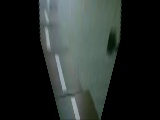
#> input picture level2_lane_detection/test_images/frame_325_ipm.jpg, 160 x 120 px
$ python to_white.py   (older library calls are emulated)
#> lines starting #> are read from the running program, lines starting #| are printed output that depends on the picture; after the words box and inside, x2 and y2 are one past the last pixel; in counts of white or black regions, pixels touching at a corner belong together
### level2_lane_detection/lib/functions.py
# coding: utf-8
import os
import cv2
import numpy as np
import math
import time

def mkdir(PATH):
    '''
    ディレクトリを作成する
    '''
#> in main, cv_bgr is the input picture: shape (120, 160, 3); mean B, G, R 42, 44.4, 38.2
    if not os.path.exists(PATH):
        os.makedirs(PATH)
    return


def new_rgb(height, width):
    '''
    新しいRGB画像を作成する
    args:
        height: 画像の高さ
        width: 画像の幅
    return:
        cv_rgb_blank_image: 新しい画像データ
    '''
    cv_rgb_blank_image = np.zeros((height,width,3), np.uint8)
    return cv_rgb_blank_image


# [11 lines left out: function new_rgba, not called in this run]


def to_rgb(cv_bgr):
    '''
    RGBに変換する
    args:
        cv_bgr: OpenCV BGR画像データ
    return:
        cv_rgb: OpenCV RGB画像データ
    '''
    #BGRflags = [flag for flag in dir(cv2) if flag.startswith('COLOR_BGR') ]
    #print(BGRflags)

    cv_rgb = cv2.cvtColor(cv_bgr, cv2.COLOR_BGR2RGB)
    return cv_rgb


def to_bgr(cv_rgb):
    '''
    BGRに変換する
    args:
        cv_rgb: OpenCV RGB画像データ
    return:
        cv_bgr: OpenCV BGR画像データ
    '''
    cv_bgr = cv2.cvtColor(cv_rgb, cv2.COLOR_RGB2BGR)
    return cv_bgr


def to_white(cv_bgr):
    '''
    白色だけを抽出する
    args:
        cv_bgr: OpenCV BGR画像データ
    return:
        cv_bgr_result: OpenCV BGR画像データ
    '''
    print("to_white()")
    t0 = time.time()
    cv_hsv = cv2.cvtColor(cv_bgr, cv2.COLOR_BGR2HSV)
#> cv_hsv: shape (120, 160, 3); mean H, S, V 36.4, 30.2, 44.8
    # 取得する色の範囲を指定する
    lower1_color = np.array([0,0,120])
    upper1_color = np.array([45,40,255])
    lower2_color = np.array([50,0,200])
    upper2_color = np.array([100,20,255])
    lower3_color = np.array([45,0,225])
    upper3_color = np.array([100,40,255])
    lower4_color = np.array([50,0,180])
    upper4_color = np.array([75,25,200])

    # 指定した色に基づいたマスク画像の生成
    white1_mask = cv2.inRange(cv_hsv,lower1_color,upper1_color)
#> white1_mask: shape (120, 160); every value is 0
    white2_mask = cv2.inRange(cv_hsv,lower2_color,upper2_color)
    white3_mask = cv2.inRange(cv_hsv,lower3_color,upper3_color)
    white4_mask = cv2.inRange(cv_hsv,lower4_color,upper4_color)
    img_mask = cv2.bitwise_or(white1_mask, white2_mask)
    img_mask = cv2.bitwise_or(img_mask, white3_mask)
    img_mask = cv2.bitwise_or(img_mask, white4_mask)
    # フレーム画像とマスク画像の共通の領域を抽出する
    cv_bgr_result = cv2.bitwise_and(cv_bgr,cv_bgr,mask=img_mask)
#> cv_bgr_result: shape (120, 160, 3); every value is 0
    t1 = time.time()
    dt_cv = t1-t0
    print("Conversion took {:.5} seconds".format(dt_cv))

    return cv_bgr_result


def to_bin(cv_bgr):
    '''
    画像を2値化する
    args:
        cv_bgr: OpenCV BGR画像データ
    return:
        cv_bin: OpenCV 2値化したグレースケール画像データ
    '''
    print("to_bin()")
    t0 = time.time()
    # ガウスぼかしで境界線の弱い部分を消す
    cv_gauss = cv2.GaussianBlur(cv_bgr,(5,5),0) # サイズは奇数
    cv_gray = cv2.cvtColor(cv_gauss, cv2.COLOR_BGR2GRAY)
    #plt.title('gray')
    #plt.imshow(cv_gray)
    #plt.show()

    # 色の薄い部分を削除する
    ret, mask = cv2.threshold(cv_gray, 20, 255, cv2.THRESH_BINARY)
    mask = cv2.bitwise_and(cv_gray,cv_gray,mask=mask)
    cv_gray = cv2.bitwise_and(cv_gray,cv_gray,mask=mask)
    #plt.title('gray')
    #plt.imshow(cv_gray)
    #plt.show()

    # 入力画像，閾値，maxVal，閾値処理手法
    ret,cv_bin = cv2.threshold(cv_gray,0,255,cv2.THRESH_BINARY|cv2.THRESH_OTSU);
#> ret = 0

    t1 = time.time()
    dt_cv = t1-t0
    print("Conversion took {:.5} seconds".format(dt_cv))
    return cv_bin


def bin_to_rgb(cv_bin):
    '''
    二値化したグレースケール画像をOpenCV RGB画像データに変換する
    args:
        cv_bin: OpenCV grayscale画像データ
    return:
        cv_rgb: OpenCV RGB画像データ
    '''
    cv_rgb = np.dstack((cv_bin, cv_bin, cv_bin))
    return cv_rgb


# [270 lines left out: functions to_edge, to_hough_lines_p, to_layer, to_roi, to_ipm, calc_roi_vertices and 5 more, not called in this run]


def draw_histogram(cols,rows,histogram,lineType):
    '''
    ヒストグラムを描画する
    args:
        cols: 画像縦サイズ
        rows: 画像横サイズ
        histogram: ヒストグラム
        inlineType: 描画ラインタイプ
    returns:
        cv_rgb_histogram: ヒストグラムOpenCV RGB画像データ
    '''
    # ヒストグラムの最大値を画像高さ*0.9の値に変換する
    max_value = np.max(histogram)
    np.putmask(histogram,histogram>=0,np.uint32(rows - rows*0.9*histogram/max_value))
    # ヒストグラムをx,y座標に変換する
    _x = np.arange(len(histogram))
    pts_histogram = np.transpose(np.vstack([_x, histogram]))
    # ヒストグラムを描画する
    cv_rgb_histogram = new_rgb(rows,len(histogram))
    cv2.polylines(cv_rgb_histogram,[np.int32(pts_histogram)],False,(255, 255, 0),lineType=lineType)
    # ヒストグラム画像をリサイズする
    if cols != len(histogram):
        cv_rgb_histogram = cv2.resize(cv_rgb_histogram, (cols,rows), interpolation = cv2.INTER_LINEAR)
    return cv_rgb_histogram


# [522 lines left out: functions draw_ellipse_and_tilt, draw_text, sliding_windows, polynormal_fit, calc_line_curve, calc_curve and 4 more, not called in this run]

### level2_lane_detection/to_white.py
# coding: utf-8
# 白色パラメータを確認する
#%matplotlib inline
import cv2
from matplotlib import pyplot as plt
import numpy as np
import time
import os
import sys
import math
from lib.functions import *

def main():
    FILE_DIR = './test_images'
    FILENAME = "frame_325_ipm"
    OUTPUT_DIR ='./output'
    mkdir(OUTPUT_DIR)
    print("OpenCV Version : %s " % cv2.__version__)
    lineType = None
    cv_version = cv2.__version__.split(".")
    if cv_version[0] == '2':
        lineType=cv2.CV_AA
    else:
        # OpenCV 3.1
        lineType=cv2.LINE_AA
    try:
        IMAGE_FORMAT = 1
        cv_bgr = cv2.imread(os.path.join(FILE_DIR, FILENAME+".jpg"), IMAGE_FORMAT)

        cv_rgb = to_rgb(cv_bgr)
        plt.title('Original RGB')
        plt.imshow(cv_rgb)
        plt.show()

        cv_bgr = to_white(cv_bgr)
        plt.title('to_white')
        plt.imshow(to_rgb(cv_bgr))
        plt.show()
        cv2.imwrite(OUTPUT_DIR+"/result_"+FILENAME+"_white.jpg",cv_bgr)

        ########################################
        # 画像を2値化する
        ########################################
        cv_bin = to_bin(cv_bgr)
        cv_rgb_bin = bin_to_rgb(cv_bin)
        plt.title('to_bin')
        plt.imshow(cv_rgb_bin)
        plt.show()
        cv2.imwrite(OUTPUT_DIR+"/result_"+FILENAME+"_bin.jpg",to_bgr(cv_rgb_bin))

        rows, cols = cv_bin.shape[:2]
#> rows = 120; cols = 160
        # 画面下半分のピクセル数をカウントする
        histogram = np.sum(cv_bin[int(rows/2):,:], axis=0)
#> histogram = 160 values from 0 to 0
        plt.title('HISTOGRAM')
        plt.plot(histogram)
        plt.show()
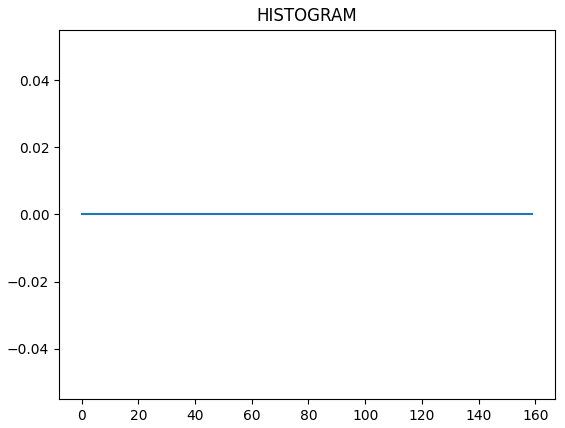
#> figure drawn by matplotlib, 1 panel
        ########################################
        # ヒストグラム画像を作成する
        ########################################
        cv_rgb_histogram = draw_histogram(cols,rows,histogram,lineType)
#> in draw_histogram, `max_value = np.max(histogram)`: max_value = 0
#> in draw_histogram, `pts_histogram = np.transpose(np.vstack([_x, histogram]))`: pts_histogram = 160 pairs, first value 0 to 159, second value 2.15e+09 to 2.15e+09
        cv2.imwrite(OUTPUT_DIR+"/result_"+FILENAME+"_histogram.jpg",to_bgr(cv_rgb_histogram))

    except:
        import traceback
        traceback.print_exc()
    finally:
        pass
    return


if __name__ == '__main__':
    main()

$ run again, with level2_lane_detection/test_images/frame_137_ipm.jpg copied over level2_lane_detection/test_images/frame_325_ipm.jpg
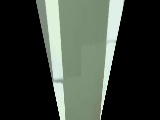
#> input picture level2_lane_detection/test_images/frame_137_ipm.jpg, 160 x 120 px
#> in main, cv_bgr is the input picture: shape (120, 160, 3); mean B, G, R 59.6, 68.2, 60.6
#> cv_hsv: shape (120, 160, 3); mean H, S, V 26.9, 29.2, 68.2
#> white1_mask: shape (120, 160); 0.18% white in thin lines or dots, all inside (x1, y1, x2, y2) = (38, 11, 103, 120)
#> white2_mask: shape (120, 160); 4.5% white; 11 white regions (4 under 20 px), largest, box (x1, y1, x2, y2) and area: (107, 0, 124, 43) 401, (102, 42, 116, 105) 189, (53, 82, 60, 116) 93
#> white3_mask: shape (120, 160); 10.2% white; 5 white regions (1 under 20 px), largest, box (x1, y1, x2, y2) and area: (45, 0, 63, 79) 854, (107, 0, 123, 40) 476, (101, 42, 116, 114) 352, (54, 83, 65, 120) 273
#> white4_mask: shape (120, 160); 0.19% white in thin lines or dots, all inside (x1, y1, x2, y2) = (45, 2, 124, 91)
#> cv_bin: shape (120, 160); 10.6% white; 3 white regions, box (x1, y1, x2, y2) and area: (45, 0, 63, 79) 876, (99, 0, 124, 114) 870, (53, 82, 65, 120) 285
#> ret = 105
#> histogram = 160 values, max 14025 at index 60, min 0 at index 0, mean 1114
#> in main, `plt.show()`:
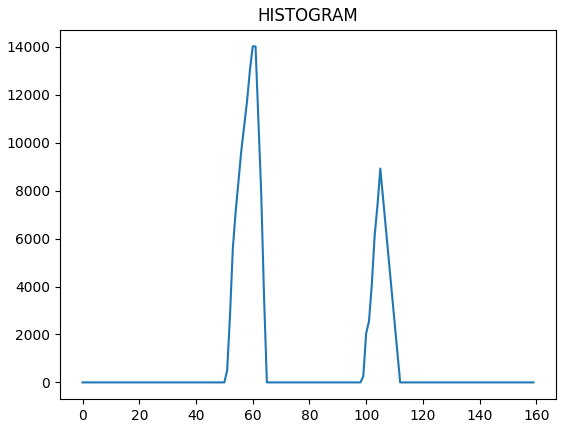
#> figure drawn by matplotlib, 1 panel; curve peaks at x = 60, y = 14025
#> max_value = 14025
#> pts_histogram = 160 pairs, first value 0 to 159, second value 12 to 120
#> in draw_histogram, `cv2.polylines(cv_rgb_histogram,[np.int32(pts_histogram)],False,(255, 2..`:
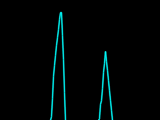
#> cv_rgb_histogram: shape (120, 160, 3); mean of channels 0, 1, 2 6.4, 6.4, 0; drawn as B, G, R
